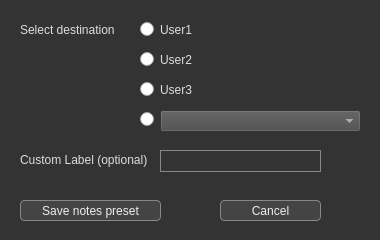
<?xml version="1.0" encoding="UTF-8"?>
<ui version="4.0">
 <class>SaveNotesDialog</class>
 <widget class="QDialog" name="SaveNotesDialog">
  <property name="geometry">
   <rect>
    <x>0</x>
    <y>0</y>
    <width>380</width>
    <height>240</height>
   </rect>
  </property>
  <property name="minimumSize">
   <size>
    <width>380</width>
    <height>240</height>
   </size>
  </property>
  <property name="maximumSize">
   <size>
    <width>380</width>
    <height>240</height>
   </size>
  </property>
  <property name="windowTitle">
   <string>Save notes preset as...</string>
  </property>
  <property name="styleSheet">
   <string notr="true">QDialog {background-color:#333;}
QWidget {color:#ddd;}

QComboBox {background-color:#4A4A4A;}
QComboBox QAbstractItemView {background-color:#444;}
QComboBox:hover{background-color:#405080;}
QComboBox:!enabled{background-color:#202020;color:#808080;}

QPushButton{background-color:#444;color:#EEE;border:1px solid #888; border-radius:4px;}
QPushButton:!enabled{background-color:#202020;color:#808080}
QPushButton:hover{background-color:#405080;}
QPushButton:pressed {background:#505020;border:1px inset #222;}
QSpinBox:!enabled {color:#777;}
QDoubleSpinBox:!enabled {color:#777;}
QLabel {background-color: rgba(0, 0, 0, 0);}
QLabel:!enabled {color:#888;}
QLineEdit {background-color:#333;color:#EEE;border:1px solid #888;}
QLineEdit:hover{background-color:#446;}
QLineEdit:!enabled {background-color:#202020;color:#888;}
QMessageBox QPushButton {width:80px;height:20px;}</string>
  </property>
  <property name="sizeGripEnabled">
   <bool>false</bool>
  </property>
  <widget class="QLineEdit" name="nameLineEdit">
   <property name="geometry">
    <rect>
     <x>160</x>
     <y>150</y>
     <width>161</width>
     <height>22</height>
    </rect>
   </property>
   <property name="styleSheet">
    <string notr="true"/>
   </property>
   <property name="maxLength">
    <number>40</number>
   </property>
   <property name="alignment">
    <set>Qt::AlignLeading|Qt::AlignLeft|Qt::AlignVCenter</set>
   </property>
  </widget>
  <widget class="QPushButton" name="savePushButton">
   <property name="geometry">
    <rect>
     <x>20</x>
     <y>200</y>
     <width>141</width>
     <height>21</height>
    </rect>
   </property>
   <property name="sizePolicy">
    <sizepolicy hsizetype="Minimum" vsizetype="Fixed">
     <horstretch>1</horstretch>
     <verstretch>0</verstretch>
    </sizepolicy>
   </property>
   <property name="text">
    <string>Save notes preset</string>
   </property>
  </widget>
  <widget class="QPushButton" name="cancelPushButton">
   <property name="geometry">
    <rect>
     <x>220</x>
     <y>200</y>
     <width>101</width>
     <height>21</height>
    </rect>
   </property>
   <property name="sizePolicy">
    <sizepolicy hsizetype="Minimum" vsizetype="Fixed">
     <horstretch>1</horstretch>
     <verstretch>0</verstretch>
    </sizepolicy>
   </property>
   <property name="text">
    <string>Cancel</string>
   </property>
  </widget>
  <widget class="QLabel" name="nameLabel">
   <property name="geometry">
    <rect>
     <x>20</x>
     <y>150</y>
     <width>131</width>
     <height>20</height>
    </rect>
   </property>
   <property name="text">
    <string>Custom Label (optional)</string>
   </property>
   <property name="alignment">
    <set>Qt::AlignLeading|Qt::AlignLeft|Qt::AlignVCenter</set>
   </property>
  </widget>
  <widget class="QLabel" name="saveListLabel">
   <property name="geometry">
    <rect>
     <x>20</x>
     <y>20</y>
     <width>111</width>
     <height>20</height>
    </rect>
   </property>
   <property name="text">
    <string>Select destination</string>
   </property>
   <property name="alignment">
    <set>Qt::AlignLeading|Qt::AlignLeft|Qt::AlignVCenter</set>
   </property>
  </widget>
  <widget class="QComboBox" name="saveListComboBox">
   <property name="geometry">
    <rect>
     <x>160</x>
     <y>110</y>
     <width>201</width>
     <height>22</height>
    </rect>
   </property>
   <property name="styleSheet">
    <string notr="true"/>
   </property>
   <property name="maxVisibleItems">
    <number>15</number>
   </property>
  </widget>
  <widget class="QRadioButton" name="user1Radio">
   <property name="geometry">
    <rect>
     <x>140</x>
     <y>20</y>
     <width>84</width>
     <height>19</height>
    </rect>
   </property>
   <property name="text">
    <string>User1</string>
   </property>
   <attribute name="buttonGroup">
    <string notr="true">buttonGroup</string>
   </attribute>
  </widget>
  <widget class="QRadioButton" name="user2Radio">
   <property name="geometry">
    <rect>
     <x>140</x>
     <y>50</y>
     <width>84</width>
     <height>19</height>
    </rect>
   </property>
   <property name="text">
    <string>User2</string>
   </property>
   <attribute name="buttonGroup">
    <string notr="true">buttonGroup</string>
   </attribute>
  </widget>
  <widget class="QRadioButton" name="user3Radio">
   <property name="geometry">
    <rect>
     <x>140</x>
     <y>80</y>
     <width>84</width>
     <height>19</height>
    </rect>
   </property>
   <property name="text">
    <string>User3</string>
   </property>
   <attribute name="buttonGroup">
    <string notr="true">buttonGroup</string>
   </attribute>
  </widget>
  <widget class="QRadioButton" name="custRadio">
   <property name="geometry">
    <rect>
     <x>140</x>
     <y>110</y>
     <width>16</width>
     <height>19</height>
    </rect>
   </property>
   <property name="text">
    <string/>
   </property>
   <attribute name="buttonGroup">
    <string notr="true">buttonGroup</string>
   </attribute>
  </widget>
 </widget>
 <resources/>
 <connections/>
 <buttongroups>
  <buttongroup name="buttonGroup"/>
 </buttongroups>
</ui>
